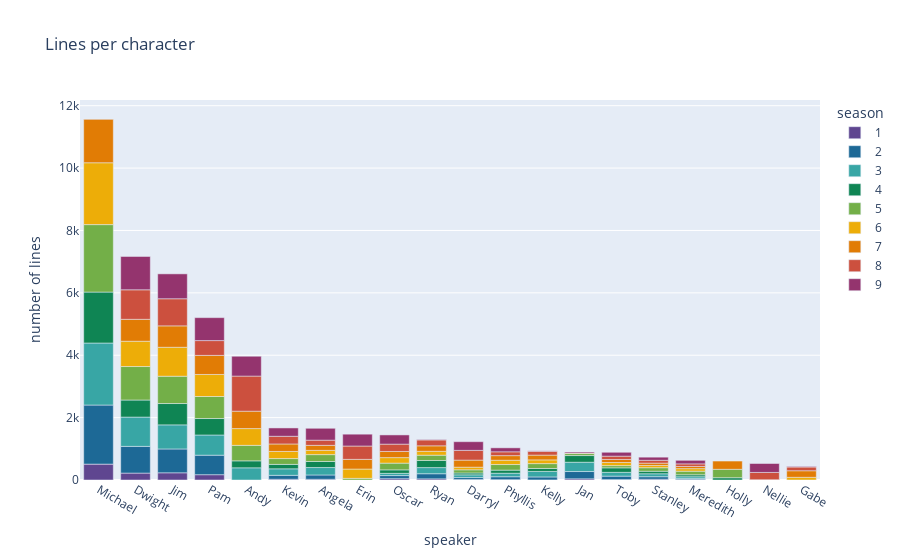

Notebook cell for this chart:
### Code cell
top20_characters = df["speaker"].value_counts().head(20).index.tolist()
lines_per_character = df[["speaker", "season", "line_text"]][df["speaker"].isin(top20_characters)].groupby(["speaker", "season"]).count().reset_index(level=[0,1])
lines_per_character['season'] = lines_per_character['season'].astype(str)
fig = px.bar(lines_per_character.sort_values("season"), x="speaker", y="line_text", color='season', color_discrete_sequence=px.colors.qualitative.Prism, title='Lines per character')
fig.update_xaxes(categoryorder='array', categoryarray= top20_characters)
fig.update_yaxes(title='number of lines')

### Figure 1 — Plotly figure (JSON) as saved in the notebook; plotly's stock layout.template omitted (floating-point values rounded to 4 significant figures)
{"data": [{"alignmentgroup": "True", "hovertemplate": "season=1<br>speaker=%{x}<br>line_text=%{y}<extra></extra>", "legendgroup": "1", "marker": {"color": "rgb(95, 70, 144)", "pattern": {"shape": ""}}, "name": "1", "offsetgroup": "1", "orientation": "v", "showlegend": true, "textposition": "auto", "type": "bar", "x": ["Michael", "Ryan", "Phyllis", "Jan", "Jim", "Dwight", "Stanley", "Pam", "Darryl", "Toby", "Kelly", "Meredith", "Oscar", "Kevin", "Angela"], "xaxis": "x", "y": [509, 37, 11, 38, 231, 222, 24, 170, 15, 13, 2, 13, 42, 24, 23], "yaxis": "y"}, {"alignmentgroup": "True", "hovertemplate": "season=2<br>speaker=%{x}<br>line_text=%{y}<extra></extra>", "legendgroup": "2", "marker": {"color": "rgb(29, 105, 150)", "pattern": {"shape": ""}}, "name": "2", "offsetgroup": "2", "orientation": "v", "showlegend": true, "textposition": "auto", "type": "bar", "x": ["Oscar", "Jim", "Michael", "Dwight", "Stanley", "Meredith", "Pam", "Kelly", "Darryl", "Angela", "Ryan", "Kevin", "Toby", "Phyllis", "Jan"], "xaxis": "x", "y": [100, 764, 1894, 856, 82, 32, 625, 96, 63, 138, 164, 126, 111, 94, 234], "yaxis": "y"}, {"alignmentgroup": "True", "hovertemplate": "season=3<br>speaker=%{x}<br>line_text=%{y}<extra></extra>", "legendgroup": "3", "marker": {"color": "rgb(56, 166, 165)", "pattern": {"shape": ""}}, "name": "3", "offsetgroup": "3", "orientation": "v", "showlegend": true, "textposition": "auto", "type": "bar", "x": ["Meredith", "Michael", "Kevin", "Jim", "Pam", "Kelly", "Oscar", "Jan", "Phyllis", "Andy", "Darryl", "Dwight", "Toby", "Angela", "Ryan", "Stanley"], "xaxis": "x", "y": [60, 1989, 209, 773, 648, 176, 72, 298, 112, 391, 88, 939, 122, 239, 197, 94], "yaxis": "y"}, {"alignmentgroup": "True", "hovertemplate": "season=4<br>speaker=%{x}<br>line_text=%{y}<extra></extra>", "legendgroup": "4", "marker": {"color": "rgb(15, 133, 84)", "pattern": {"shape": ""}}, "name": "4", "offsetgroup": "4", "orientation": "v", "showlegend": true, "textposition": "auto", "type": "bar", "x": ["Michael", "Toby", "Kevin", "Meredith", "Andy", "Angela", "Oscar", "Kelly", "Phyllis", "Darryl", "Stanley", "Holly", "Jim", "Dwight", "Pam", "Ryan", "Jan"], "xaxis": "x", "y": [1633, 144, 141, 62, 223, 193, 111, 95, 99, 59, 81, 73, 684, 547, 528, 228, 214], "yaxis": "y"}, {"alignmentgroup": "True", "hovertemplate": "season=5<br>speaker=%{x}<br>line_text=%{y}<extra></extra>", "legendgroup": "5", "marker": {"color": "rgb(115, 175, 72)", "pattern": {"shape": ""}}, "name": "5", "offsetgroup": "5", "orientation": "v", "showlegend": true, "textposition": "auto", "type": "bar", "x": ["Meredith", "Erin", "Andy", "Toby", "Holly", "Michael", "Kevin", "Ryan", "Jim", "Phyllis", "Jan", "Oscar", "Kelly", "Pam", "Stanley", "Dwight", "Darryl", "Angela"], "xaxis": "x", "y": [115, 53, 497, 71, 270, 2163, 187, 169, 875, 180, 64, 216, 156, 706, 113, 1074, 102, 221], "yaxis": "y"}, {"alignmentgroup": "True", "hovertemplate": "season=6<br>speaker=%{x}<br>line_text=%{y}<extra></extra>", "legendgroup": "6", "marker": {"color": "rgb(237, 173, 8)", "pattern": {"shape": ""}}, "name": "6", "offsetgroup": "6", "orientation": "v", "showlegend": true, "textposition": "auto", "type": "bar", "x": ["Stanley", "Pam", "Michael", "Toby", "Oscar", "Phyllis", "Ryan", "Kevin", "Gabe", "Kelly", "Jim", "Angela", "Dwight", "Darryl", "Andy", "Erin", "Meredith"], "xaxis": "x", "y": [72, 706, 1983, 100, 177, 138, 125, 228, 86, 120, 928, 136, 811, 84, 538, 298, 82], "yaxis": "y"}, {"alignmentgroup": "True", "hovertemplate": "season=7<br>speaker=%{x}<br>line_text=%{y}<extra></extra>", "legendgroup": "7", "marker": {"color": "rgb(225, 124, 5)", "pattern": {"shape": ""}}, "name": "7", "offsetgroup": "7", "orientation": "v", "showlegend": true, "textposition": "auto", "type": "bar", "x": ["Dwight", "Darryl", "Pam", "Holly", "Jan", "Jim", "Erin", "Gabe", "Ryan", "Oscar", "Nellie", "Meredith", "Toby", "Kevin", "Michael", "Andy", "Phyllis", "Stanley", "Kelly", "Angela"], "xaxis": "x", "y": [703, 227, 612, 265, 17, 687, 311, 211, 176, 197, 9, 70, 97, 240, 1401, 557, 147, 75, 153, 161], "yaxis": "y"}, {"alignmentgroup": "True", "hovertemplate": "season=8<br>speaker=%{x}<br>line_text=%{y}<extra></extra>", "legendgroup": "8", "marker": {"color": "rgb(204, 80, 62)", "pattern": {"shape": ""}}, "name": "8", "offsetgroup": "8", "orientation": "v", "showlegend": true, "textposition": "auto", "type": "bar", "x": ["Andy", "Phyllis", "Stanley", "Ryan", "Dwight", "Darryl", "Angela", "Meredith", "Oscar", "Kevin", "Gabe", "Nellie", "Pam", "Toby", "Jim", "Erin", "Kelly"], "xaxis": "x", "y": [1125, 123, 91, 189, 946, 312, 166, 83, 235, 247, 119, 233, 475, 106, 869, 427, 123], "yaxis": "y"}, {"alignmentgroup": "True", "hovertemplate": "season=9<br>speaker=%{x}<br>line_text=%{y}<extra></extra>", "legendgroup": "9", "marker": {"color": "rgb(148, 52, 110)", "pattern": {"shape": ""}}, "name": "9", "offsetgroup": "9", "orientation": "v", "showlegend": true, "textposition": "auto", "type": "bar", "x": ["Kevin", "Michael", "Andy", "Nellie", "Stanley", "Kelly", "Phyllis", "Angela", "Oscar", "Darryl", "Ryan", "Jan", "Pam", "Gabe", "Dwight", "Meredith", "Erin", "Jim", "Toby"], "xaxis": "x", "y": [267, 2, 637, 287, 100, 14, 127, 381, 295, 278, 16, 33, 735, 20, 1069, 114, 380, 798, 125], "yaxis": "y"}], "layout": {"barmode": "relative", "legend": {"title": {"text": "season"}, "tracegroupgap": 0}, "title": {"text": "Lines per character"}, "xaxis": {"anchor": "y", "categoryarray": ["Michael", "Dwight", "Jim", "Pam", "Andy", "Kevin", "Angela", "Erin", "Oscar", "Ryan", "Darryl", "Phyllis", "Kelly", "Jan", "Toby", "Stanley", "Meredith", "Holly", "Nellie", "Gabe"], "categoryorder": "array", "domain": [0, 1], "title": {"text": "speaker"}}, "yaxis": {"anchor": "x", "domain": [0, 1], "title": {"text": "number of lines"}}}}
